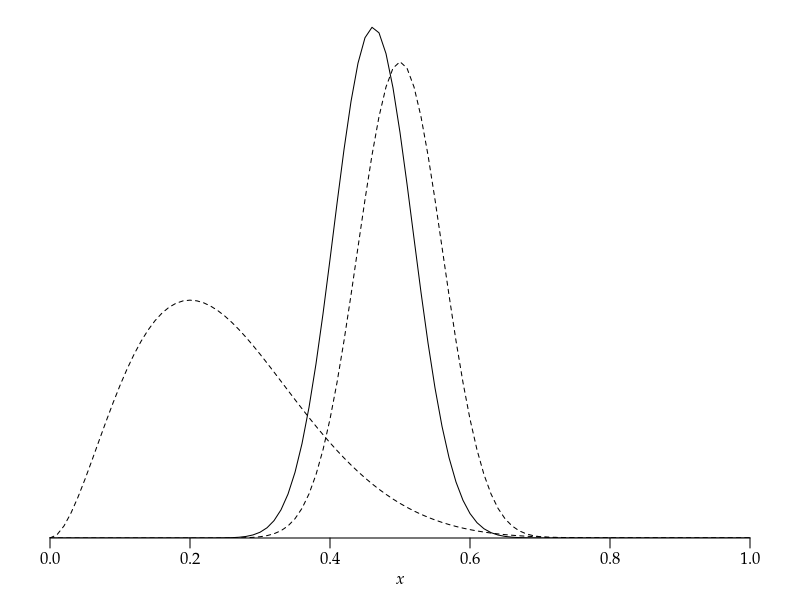

Write R code to recreate this figure. (Note: this script raises an error after producing the figure.)
args = commandArgs()
basename = sub(".R$", "", sub("^--file=(.*/)?", "", args[grep("^--file=", args)]))
if (length(basename) != 0)
    pdf(file=paste0(basename, "_tmp.pdf"), colormodel="gray", width=4, height=2.5)
par(family="Palatino")
par(mgp=c(1.5,0.5,0)) # title and axis margins. default: c(3,1,0)
par(mar=c(3,1,1,1)+0.1) # bottom, left, top, right margins. default: c(5,4,4,2)+0.1

plot(NULL, xlim=c(0,1), ylim=c(0,dbeta(36/(36+42),37,43)*1.01),
     xlab=expression(italic(x)), ylab="", yaxs="i", axes=FALSE)
axis(1)

curve(dbeta(x,35,35), lty=2, add=TRUE)
curve(dbeta(x,3,9), lty=2, add=TRUE)
curve(dbeta(x,37,43), add=TRUE)

dev.off()
embedFonts(paste0(basename, "_tmp.pdf"), outfile=paste0(basename, ".pdf"),
           options="-c \"<</NeverEmbed []>> setdistillerparams\" -f ")
